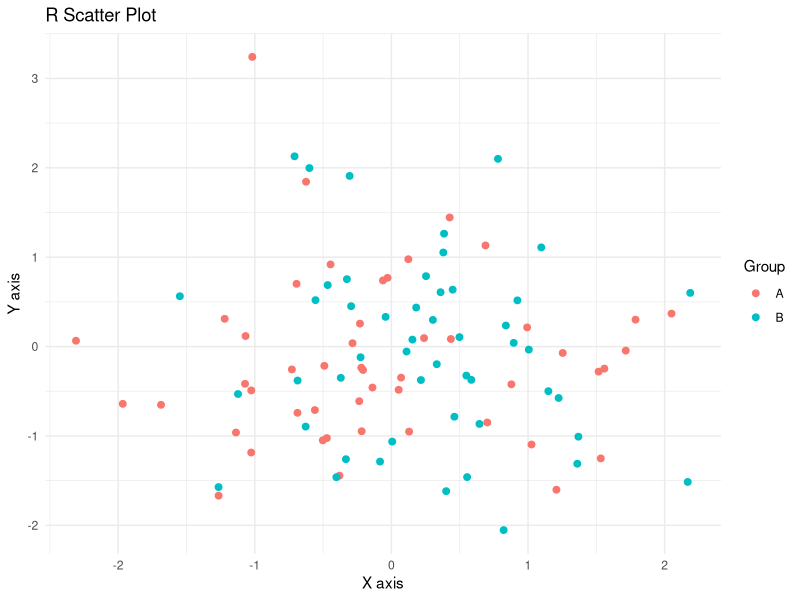
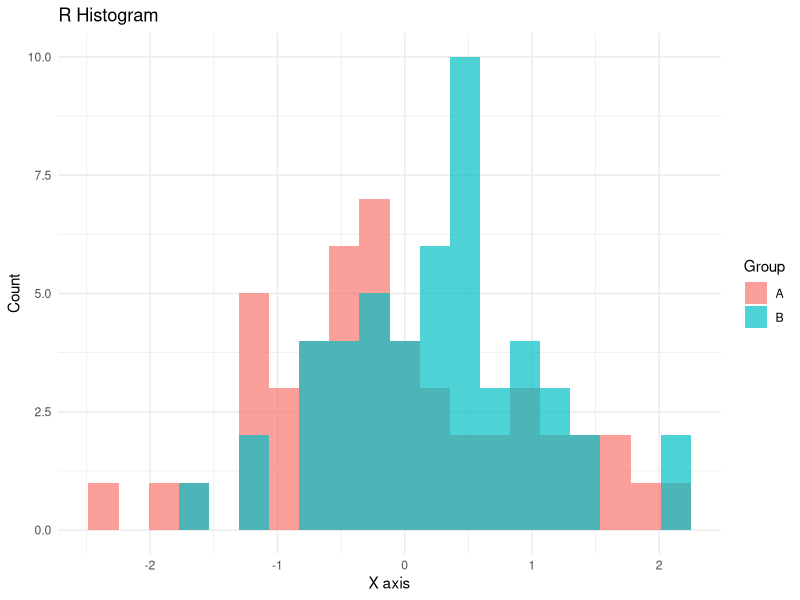

Write R code to recreate these figures, in order.
## ---- chunk 1
library(ggplot2)

# Generic example data
set.seed(123)
df <- data.frame(
  X = rnorm(100),
  Y = rnorm(100),
  Group = sample(c("A", "B"), 100, replace = TRUE)
)

ggplot(df, aes(X, Y, color=Group)) +
  geom_point(size=2) +
  labs(title="R Scatter Plot", x="X axis", y="Y axis", color="Group") +
  theme_minimal()
## ---- chunk 2
ggplot(df, aes(X, fill=Group)) +
  geom_histogram(bins=20, alpha=0.7, position="identity") +
  labs(title="R Histogram", x="X axis", y="Count", fill="Group") +
  theme_minimal()
